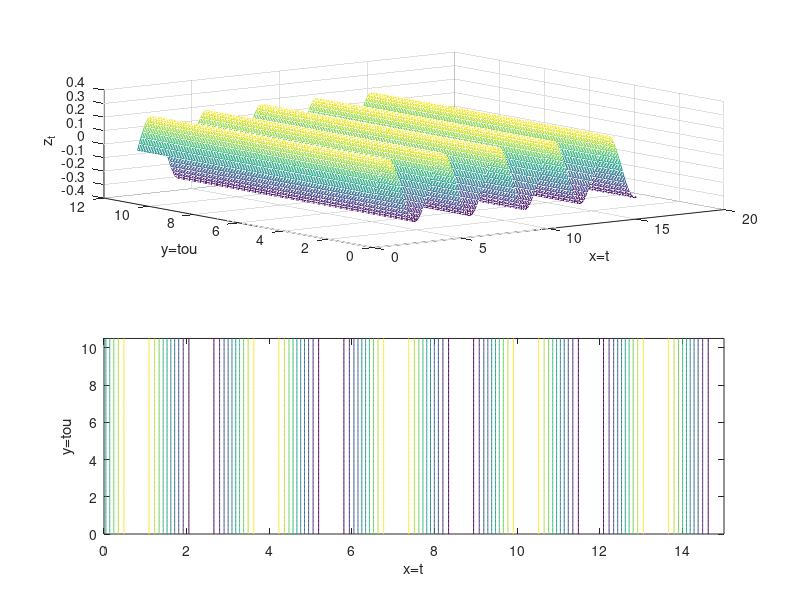

The MATLAB script that drew this image:
clc
clear
t = 0:0.1:15;
tou = 0:0.07:10.5;
z_t = exp(-t/tou).*sin(2.*t);
[X,Y] = meshgrid (t,tou);
[Z]= meshgrid (z_t);
subplot(2,1,1),mesh(X,Y,Z),xlabel('x=t'),ylabel('y=tou'),zlabel('z_t')
subplot(2,1,2),contour(X,Y,Z),xlabel('x=t'),ylabel('y=tou'),zlabel('z_t')